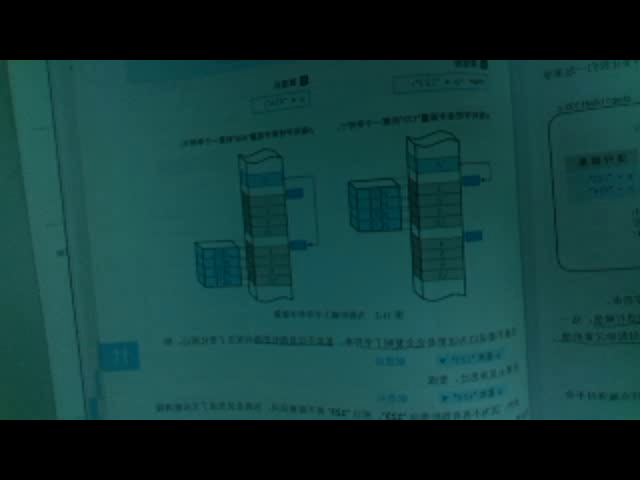
#> input picture frame 0 of Skin segmentation based on YCrCb/book_hand.avi, 640 x 480 px, given in place of vtest.avi, which was not available
$ python findContours.py
#> lines starting #> are read from the running program, lines starting #| are printed output that depends on the picture; after the words box and inside, x2 and y2 are one past the last pixel; in counts of white or black regions, pixels touching at a corner belong together; pictures that were not available may be replaced by others from this repository, and a replacement may not be noted
import numpy as np
import cv2 as cv

cap = cv.VideoCapture('vtest.avi')

kernel = cv.getStructuringElement(cv.MORPH_ELLIPSE,(3,3))
# fgbg = cv.bgsegm.createBackgroundSubtractorGMG()
fgbg = cv.createBackgroundSubtractorMOG2()
while(1):
    ret, frame = cap.read()
#> frame is the input picture: shape (480, 640, 3); mean B, G, R 58.2, 59.4, 19
    fgmask = fgbg.apply(frame)
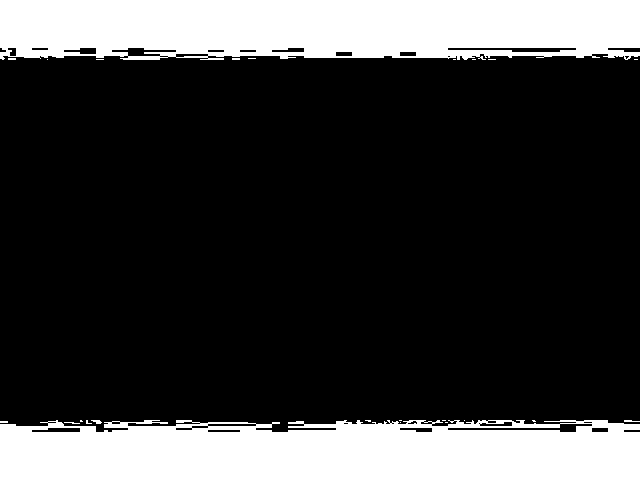
#> fgmask: shape (480, 640); values 127 (black) and 255 (white), 23% white; 24 white regions (20 under 20 px), largest, box (x1, y1, x2, y2) and area: (0, 0, 640, 60) 35384, (0, 420, 640, 480) 35065, (91, 420, 102, 424) 28, (624, 420, 640, 422) 24
    fgmask = cv.morphologyEx(fgmask, cv.MORPH_OPEN, kernel)
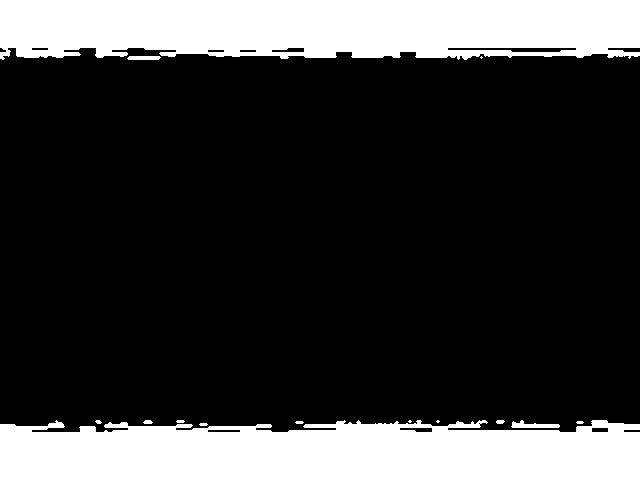
#> fgmask: shape (480, 640); values 127 (black) and 255 (white), 22.6% white; 14 white regions (3 under 20 px), largest, box (x1, y1, x2, y2) and area: (0, 0, 640, 60) 34908, (0, 420, 640, 480) 34049, (511, 420, 560, 428) 220
    sz = 7
    median = cv.medianBlur(fgmask, sz)
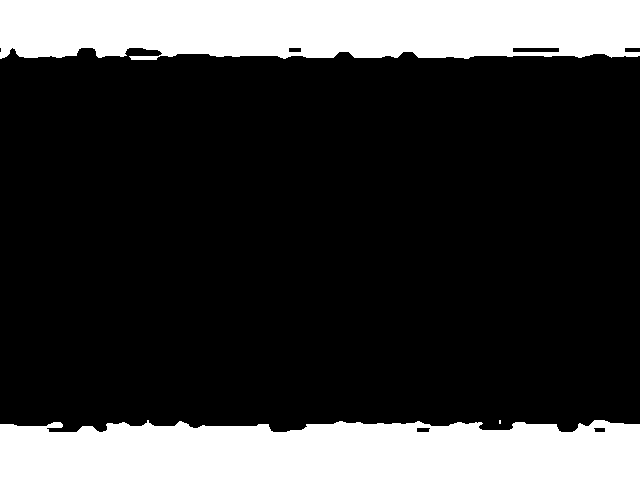
#> median: shape (480, 640); values 127 (black) and 255 (white), 22.9% white; 3 white regions (1 under 20 px)
    contours, hierarchy = cv.findContours(median, 2, 1)
#> contours = 1 contour; box (x1, y1, x2, y2) and area: (0, 0, 640, 480) 306081

    for cnt in contours:
        hull = cv.convexHull(cnt)
        length = len(hull)
        print(length)
        # 如果凸包点集中的点个数大于5
        if length > 5:
            # 绘制图像凸包的轮廓
            for i in range(length):
                cv.line(median, tuple(hull[i][0]), tuple(hull[(i + 1) % length][0]), (0, 0, 255), 2)
#> this loop made 1 pass
#> (hull, length) on pass 1: ([[639, 0], [639, 479], [0, 479], [0, 0]], 4)
#| 4
    # cv.imshow('frame',fgmask)
    cv.imshow("median", median)
    k = cv.waitKey(30) & 0xff
#> (key Esc is pressed here)
    if k == 27:
        break

cap.release()
cv.destroyAllWindows()
